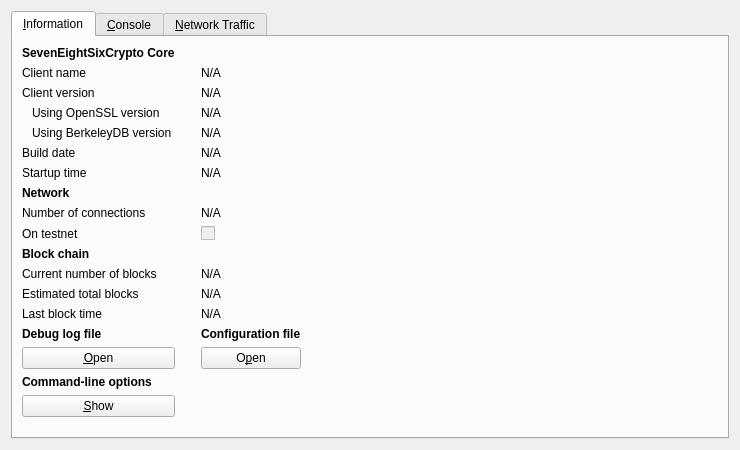
<?xml version="1.0" encoding="UTF-8"?>
<ui version="4.0">
 <class>RPCConsole</class>
 <widget class="QWidget" name="RPCConsole">
  <property name="geometry">
   <rect>
    <x>0</x>
    <y>0</y>
    <width>740</width>
    <height>450</height>
   </rect>
  </property>
  <property name="windowTitle">
   <string>SevenEightSixCrypto - Debug window</string>
  </property>
  <layout class="QVBoxLayout" name="verticalLayout_2">
   <item>
    <widget class="QTabWidget" name="tabWidget">
     <property name="currentIndex">
      <number>0</number>
     </property>
     <widget class="QWidget" name="tab_info">
      <attribute name="title">
       <string>&amp;Information</string>
      </attribute>
      <layout class="QGridLayout" name="gridLayout">
       <item row="15" column="2">
        <widget class="QLabel" name="labelConfigfile">
         <property name="font">
          <font>
           <weight>75</weight>
           <bold>true</bold>
          </font>
         </property>
         <property name="text">
          <string>Configuration file</string>
         </property>
        </widget>
       </item>
       <item row="13" column="2">
        <widget class="QLabel" name="lastBlockTime">
         <property name="cursor">
          <cursorShape>IBeamCursor</cursorShape>
         </property>
         <property name="text">
          <string>N/A</string>
         </property>
         <property name="textFormat">
          <enum>Qt::PlainText</enum>
         </property>
         <property name="textInteractionFlags">
          <set>Qt::LinksAccessibleByMouse|Qt::TextSelectableByKeyboard|Qt::TextSelectableByMouse</set>
         </property>
        </widget>
       </item>
       <item row="11" column="0">
        <widget class="QLabel" name="label_3">
         <property name="text">
          <string>Current number of blocks</string>
         </property>
        </widget>
       </item>
       <item row="11" column="2">
        <widget class="QLabel" name="numberOfBlocks">
         <property name="cursor">
          <cursorShape>IBeamCursor</cursorShape>
         </property>
         <property name="text">
          <string>N/A</string>
         </property>
         <property name="textFormat">
          <enum>Qt::PlainText</enum>
         </property>
         <property name="textInteractionFlags">
          <set>Qt::LinksAccessibleByMouse|Qt::TextSelectableByKeyboard|Qt::TextSelectableByMouse</set>
         </property>
        </widget>
       </item>
       <item row="17" column="0">
        <widget class="QLabel" name="labelCLOptions">
         <property name="font">
          <font>
           <weight>75</weight>
           <bold>true</bold>
          </font>
         </property>
         <property name="text">
          <string>Command-line options</string>
         </property>
        </widget>
       </item>
       <item row="16" column="0">
        <widget class="QPushButton" name="openDebugLogfileButton">
         <property name="toolTip">
          <string>Open the SevenEightSixCrypto debug log file from the current data directory. This can take a few seconds for large log files.</string>
         </property>
         <property name="text">
          <string>&amp;Open</string>
         </property>
         <property name="autoDefault">
          <bool>false</bool>
         </property>
        </widget>
       </item>
       <item row="15" column="0">
        <widget class="QLabel" name="labelDebugLogfile">
         <property name="font">
          <font>
           <weight>75</weight>
           <bold>true</bold>
          </font>
         </property>
         <property name="text">
          <string>Debug log file</string>
         </property>
        </widget>
       </item>
       <item row="18" column="3" rowspan="2">
        <spacer name="horizontalSpacer">
         <property name="orientation">
          <enum>Qt::Horizontal</enum>
         </property>
         <property name="sizeHint" stdset="0">
          <size>
           <width>404</width>
           <height>20</height>
          </size>
         </property>
        </spacer>
       </item>
       <item row="19" column="1">
        <spacer name="verticalSpacer">
         <property name="orientation">
          <enum>Qt::Vertical</enum>
         </property>
         <property name="sizeHint" stdset="0">
          <size>
           <width>20</width>
           <height>40</height>
          </size>
         </property>
        </spacer>
       </item>
       <item row="18" column="0">
        <widget class="QPushButton" name="showCLOptionsButton">
         <property name="toolTip">
          <string>Show the SevenEightSixCrypto-Qt help message to get a list with possible SevenEightSixCrypto command-line options.</string>
         </property>
         <property name="text">
          <string>&amp;Show</string>
         </property>
         <property name="autoDefault">
          <bool>false</bool>
         </property>
        </widget>
       </item>
       <item row="13" column="0">
        <widget class="QLabel" name="label_2">
         <property name="text">
          <string>Last block time</string>
         </property>
        </widget>
       </item>
       <item row="7" column="0">
        <widget class="QLabel" name="label_11">
         <property name="font">
          <font>
           <weight>75</weight>
           <bold>true</bold>
          </font>
         </property>
         <property name="text">
          <string>Network</string>
         </property>
        </widget>
       </item>
       <item row="6" column="2">
        <widget class="QLabel" name="startupTime">
         <property name="cursor">
          <cursorShape>IBeamCursor</cursorShape>
         </property>
         <property name="text">
          <string>N/A</string>
         </property>
         <property name="textFormat">
          <enum>Qt::PlainText</enum>
         </property>
         <property name="textInteractionFlags">
          <set>Qt::LinksAccessibleByMouse|Qt::TextSelectableByKeyboard|Qt::TextSelectableByMouse</set>
         </property>
        </widget>
       </item>
       <item row="6" column="0">
        <widget class="QLabel" name="label_13">
         <property name="text">
          <string>Startup time</string>
         </property>
        </widget>
       </item>
       <item row="9" column="0">
        <widget class="QLabel" name="label_8">
         <property name="text">
          <string>On testnet</string>
         </property>
        </widget>
       </item>
       <item row="8" column="2">
        <widget class="QLabel" name="numberOfConnections">
         <property name="cursor">
          <cursorShape>IBeamCursor</cursorShape>
         </property>
         <property name="text">
          <string>N/A</string>
         </property>
         <property name="textFormat">
          <enum>Qt::PlainText</enum>
         </property>
         <property name="textInteractionFlags">
          <set>Qt::LinksAccessibleByMouse|Qt::TextSelectableByKeyboard|Qt::TextSelectableByMouse</set>
         </property>
        </widget>
       </item>
       <item row="8" column="0">
        <widget class="QLabel" name="label_7">
         <property name="text">
          <string>Number of connections</string>
         </property>
        </widget>
       </item>
       <item row="10" column="0">
        <widget class="QLabel" name="label_10">
         <property name="font">
          <font>
           <weight>75</weight>
           <bold>true</bold>
          </font>
         </property>
         <property name="text">
          <string>Block chain</string>
         </property>
        </widget>
       </item>
       <item row="9" column="2">
        <widget class="QCheckBox" name="isTestNet">
         <property name="enabled">
          <bool>false</bool>
         </property>
         <property name="text">
          <string/>
         </property>
        </widget>
       </item>
       <item row="12" column="0">
        <widget class="QLabel" name="label_4">
         <property name="text">
          <string>Estimated total blocks</string>
         </property>
        </widget>
       </item>
       <item row="12" column="2">
        <widget class="QLabel" name="totalBlocks">
         <property name="cursor">
          <cursorShape>IBeamCursor</cursorShape>
         </property>
         <property name="text">
          <string>N/A</string>
         </property>
         <property name="textFormat">
          <enum>Qt::PlainText</enum>
         </property>
         <property name="textInteractionFlags">
          <set>Qt::LinksAccessibleByMouse|Qt::TextSelectableByKeyboard|Qt::TextSelectableByMouse</set>
         </property>
        </widget>
       </item>
       <item row="2" column="2">
        <widget class="QLabel" name="clientVersion">
         <property name="cursor">
          <cursorShape>IBeamCursor</cursorShape>
         </property>
         <property name="text">
          <string>N/A</string>
         </property>
         <property name="textFormat">
          <enum>Qt::PlainText</enum>
         </property>
         <property name="textInteractionFlags">
          <set>Qt::LinksAccessibleByMouse|Qt::TextSelectableByKeyboard|Qt::TextSelectableByMouse</set>
         </property>
        </widget>
       </item>
       <item row="4" column="0">
        <widget class="QLabel" name="label_berkeleyDBVersion">
         <property name="text">
          <string>Using BerkeleyDB version</string>
         </property>
         <property name="indent">
          <number>10</number>
         </property>
        </widget>
       </item>
       <item row="3" column="0">
        <widget class="QLabel" name="label_14">
         <property name="text">
          <string>Using OpenSSL version</string>
         </property>
         <property name="indent">
          <number>10</number>
         </property>
        </widget>
       </item>
       <item row="3" column="2">
        <widget class="QLabel" name="openSSLVersion">
         <property name="cursor">
          <cursorShape>IBeamCursor</cursorShape>
         </property>
         <property name="text">
          <string>N/A</string>
         </property>
         <property name="textFormat">
          <enum>Qt::PlainText</enum>
         </property>
         <property name="textInteractionFlags">
          <set>Qt::LinksAccessibleByMouse|Qt::TextSelectableByKeyboard|Qt::TextSelectableByMouse</set>
         </property>
        </widget>
       </item>
       <item row="4" column="2">
        <widget class="QLabel" name="berkeleyDBVersion">
         <property name="cursor">
          <cursorShape>IBeamCursor</cursorShape>
         </property>
         <property name="text">
          <string>N/A</string>
         </property>
         <property name="textFormat">
          <enum>Qt::PlainText</enum>
         </property>
         <property name="textInteractionFlags">
          <set>Qt::LinksAccessibleByMouse|Qt::TextSelectableByKeyboard|Qt::TextSelectableByMouse</set>
         </property>
        </widget>
       </item>
       <item row="5" column="0">
        <widget class="QLabel" name="label_12">
         <property name="text">
          <string>Build date</string>
         </property>
        </widget>
       </item>
       <item row="5" column="2">
        <widget class="QLabel" name="buildDate">
         <property name="cursor">
          <cursorShape>IBeamCursor</cursorShape>
         </property>
         <property name="text">
          <string>N/A</string>
         </property>
         <property name="textFormat">
          <enum>Qt::PlainText</enum>
         </property>
         <property name="textInteractionFlags">
          <set>Qt::LinksAccessibleByMouse|Qt::TextSelectableByKeyboard|Qt::TextSelectableByMouse</set>
         </property>
        </widget>
       </item>
       <item row="2" column="0">
        <widget class="QLabel" name="label_6">
         <property name="text">
          <string>Client version</string>
         </property>
        </widget>
       </item>
       <item row="0" column="0">
        <widget class="QLabel" name="label_9">
         <property name="font">
          <font>
           <weight>75</weight>
           <bold>true</bold>
          </font>
         </property>
         <property name="text">
          <string>SevenEightSixCrypto Core</string>
         </property>
        </widget>
       </item>
       <item row="1" column="2">
        <widget class="QLabel" name="clientName">
         <property name="cursor">
          <cursorShape>IBeamCursor</cursorShape>
         </property>
         <property name="text">
          <string>N/A</string>
         </property>
         <property name="textFormat">
          <enum>Qt::PlainText</enum>
         </property>
         <property name="textInteractionFlags">
          <set>Qt::LinksAccessibleByMouse|Qt::TextSelectableByKeyboard|Qt::TextSelectableByMouse</set>
         </property>
        </widget>
       </item>
       <item row="1" column="0">
        <widget class="QLabel" name="label_5">
         <property name="text">
          <string>Client name</string>
         </property>
        </widget>
       </item>
       <item row="14" column="2">
        <spacer name="verticalSpacer_2">
         <property name="orientation">
          <enum>Qt::Vertical</enum>
         </property>
         <property name="sizeHint" stdset="0">
          <size>
           <width>20</width>
           <height>20</height>
          </size>
         </property>
        </spacer>
       </item>
       <item row="16" column="2">
        <widget class="QPushButton" name="openConfigurationfileButton">
         <property name="toolTip">
          <string>Open the SevenEightSixCrypto configuration file from the current data directory.</string>
         </property>
         <property name="text">
          <string>O&amp;pen</string>
         </property>
         <property name="autoDefault">
          <bool>false</bool>
         </property>
        </widget>
       </item>
      </layout>
     </widget>
     <widget class="QWidget" name="tab_console">
      <attribute name="title">
       <string>&amp;Console</string>
      </attribute>
      <layout class="QVBoxLayout" name="verticalLayout_3">
       <property name="spacing">
        <number>3</number>
       </property>
       <item>
        <widget class="QTextEdit" name="messagesWidget">
         <property name="minimumSize">
          <size>
           <width>0</width>
           <height>100</height>
          </size>
         </property>
         <property name="readOnly">
          <bool>true</bool>
         </property>
         <property name="tabKeyNavigation" stdset="0">
          <bool>false</bool>
         </property>
         <property name="columnCount" stdset="0">
          <number>2</number>
         </property>
        </widget>
       </item>
       <item>
        <layout class="QHBoxLayout" name="horizontalLayout">
         <property name="spacing">
          <number>3</number>
         </property>
         <item>
          <widget class="QLabel" name="label">
           <property name="text">
            <string notr="true">&gt;</string>
           </property>
          </widget>
         </item>
         <item>
          <widget class="QLineEdit" name="lineEdit"/>
         </item>
         <item>
          <widget class="QPushButton" name="clearButton">
           <property name="maximumSize">
            <size>
             <width>24</width>
             <height>24</height>
            </size>
           </property>
           <property name="toolTip">
            <string>Clear console</string>
           </property>
           <property name="text">
            <string/>
           </property>
           <property name="icon">
            <iconset resource="../bitcoin.qrc">
             <normaloff>:/icons/remove</normaloff>:/icons/remove</iconset>
           </property>
           <property name="shortcut">
            <string notr="true">Ctrl+L</string>
           </property>
           <property name="autoDefault">
            <bool>false</bool>
           </property>
          </widget>
         </item>
        </layout>
       </item>
      </layout>
     </widget>
     <widget class="QWidget" name="tab_nettraffic">
      <attribute name="title">
       <string>&amp;Network Traffic</string>
      </attribute>
      <layout class="QHBoxLayout" name="horizontalLayout_3">
       <item>
        <layout class="QVBoxLayout" name="verticalLayout_4">
         <item>
          <widget class="TrafficGraphWidget" name="trafficGraph" native="true">
           <property name="sizePolicy">
            <sizepolicy hsizetype="Expanding" vsizetype="Expanding">
             <horstretch>0</horstretch>
             <verstretch>0</verstretch>
            </sizepolicy>
           </property>
          </widget>
         </item>
         <item>
          <layout class="QHBoxLayout" name="horizontalLayout_2">
           <item>
            <widget class="QSlider" name="sldGraphRange">
             <property name="minimum">
              <number>1</number>
             </property>
             <property name="maximum">
              <number>288</number>
             </property>
             <property name="pageStep">
              <number>12</number>
             </property>
             <property name="value">
              <number>6</number>
             </property>
             <property name="orientation">
              <enum>Qt::Horizontal</enum>
             </property>
            </widget>
           </item>
           <item>
            <widget class="QLabel" name="lblGraphRange">
             <property name="minimumSize">
              <size>
               <width>100</width>
               <height>0</height>
              </size>
             </property>
             <property name="alignment">
              <set>Qt::AlignCenter</set>
             </property>
            </widget>
           </item>
           <item>
            <widget class="QPushButton" name="btnClearTrafficGraph">
             <property name="text">
              <string>&amp;Clear</string>
             </property>
             <property name="autoDefault">
              <bool>false</bool>
             </property>
            </widget>
           </item>
          </layout>
         </item>
        </layout>
       </item>
       <item>
        <layout class="QVBoxLayout" name="verticalLayout">
         <item>
          <widget class="QGroupBox" name="groupBox">
           <property name="title">
            <string>Totals</string>
           </property>
           <layout class="QVBoxLayout" name="verticalLayout_5">
            <item>
             <layout class="QHBoxLayout" name="horizontalLayout_4">
              <item>
               <widget class="Line" name="line">
                <property name="sizePolicy">
                 <sizepolicy hsizetype="Fixed" vsizetype="Fixed">
                  <horstretch>0</horstretch>
                  <verstretch>0</verstretch>
                 </sizepolicy>
                </property>
                <property name="minimumSize">
                 <size>
                  <width>10</width>
                  <height>0</height>
                 </size>
                </property>
                <property name="palette">
                 <palette>
                  <active>
                   <colorrole role="Light">
                    <brush brushstyle="SolidPattern">
                     <color alpha="255">
                      <red>0</red>
                      <green>255</green>
                      <blue>0</blue>
                     </color>
                    </brush>
                   </colorrole>
                  </active>
                  <inactive>
                   <colorrole role="Light">
                    <brush brushstyle="SolidPattern">
                     <color alpha="255">
                      <red>0</red>
                      <green>255</green>
                      <blue>0</blue>
                     </color>
                    </brush>
                   </colorrole>
                  </inactive>
                  <disabled>
                   <colorrole role="Light">
                    <brush brushstyle="SolidPattern">
                     <color alpha="255">
                      <red>0</red>
                      <green>255</green>
                      <blue>0</blue>
                     </color>
                    </brush>
                   </colorrole>
                  </disabled>
                 </palette>
                </property>
                <property name="orientation">
                 <enum>Qt::Horizontal</enum>
                </property>
               </widget>
              </item>
              <item>
               <widget class="QLabel" name="label_16">
                <property name="text">
                 <string>Received:</string>
                </property>
               </widget>
              </item>
              <item>
               <widget class="QLabel" name="lblBytesIn">
                <property name="minimumSize">
                 <size>
                  <width>50</width>
                  <height>0</height>
                 </size>
                </property>
                <property name="alignment">
                 <set>Qt::AlignRight|Qt::AlignTrailing|Qt::AlignVCenter</set>
                </property>
               </widget>
              </item>
             </layout>
            </item>
            <item>
             <layout class="QHBoxLayout" name="horizontalLayout_5">
              <item>
               <widget class="Line" name="line_2">
                <property name="sizePolicy">
                 <sizepolicy hsizetype="Fixed" vsizetype="Fixed">
                  <horstretch>0</horstretch>
                  <verstretch>0</verstretch>
                 </sizepolicy>
                </property>
                <property name="minimumSize">
                 <size>
                  <width>10</width>
                  <height>0</height>
                 </size>
                </property>
                <property name="palette">
                 <palette>
                  <active>
                   <colorrole role="Light">
                    <brush brushstyle="SolidPattern">
                     <color alpha="255">
                      <red>255</red>
                      <green>0</green>
                      <blue>0</blue>
                     </color>
                    </brush>
                   </colorrole>
                  </active>
                  <inactive>
                   <colorrole role="Light">
                    <brush brushstyle="SolidPattern">
                     <color alpha="255">
                      <red>255</red>
                      <green>0</green>
                      <blue>0</blue>
                     </color>
                    </brush>
                   </colorrole>
                  </inactive>
                  <disabled>
                   <colorrole role="Light">
                    <brush brushstyle="SolidPattern">
                     <color alpha="255">
                      <red>255</red>
                      <green>0</green>
                      <blue>0</blue>
                     </color>
                    </brush>
                   </colorrole>
                  </disabled>
                 </palette>
                </property>
                <property name="orientation">
                 <enum>Qt::Horizontal</enum>
                </property>
               </widget>
              </item>
              <item>
               <widget class="QLabel" name="label_17">
                <property name="text">
                 <string>Sent:</string>
                </property>
               </widget>
              </item>
              <item>
               <widget class="QLabel" name="lblBytesOut">
                <property name="minimumSize">
                 <size>
                  <width>50</width>
                  <height>0</height>
                 </size>
                </property>
                <property name="alignment">
                 <set>Qt::AlignRight|Qt::AlignTrailing|Qt::AlignVCenter</set>
                </property>
               </widget>
              </item>
             </layout>
            </item>
            <item>
             <spacer name="verticalSpacer_4">
              <property name="orientation">
               <enum>Qt::Vertical</enum>
              </property>
              <property name="sizeHint" stdset="0">
               <size>
                <width>20</width>
                <height>407</height>
               </size>
              </property>
             </spacer>
            </item>
           </layout>
          </widget>
         </item>
        </layout>
       </item>
      </layout>
     </widget>
    </widget>
   </item>
  </layout>
 </widget>
 <customwidgets>
  <customwidget>
   <class>TrafficGraphWidget</class>
   <extends>QWidget</extends>
   <header>trafficgraphwidget.h</header>
   <container>1</container>
   <slots>
    <slot>clear()</slot>
   </slots>
  </customwidget>
 </customwidgets>
 <resources>
  <include location="../bitcoin.qrc"/>
 </resources>
 <connections/>
</ui>
